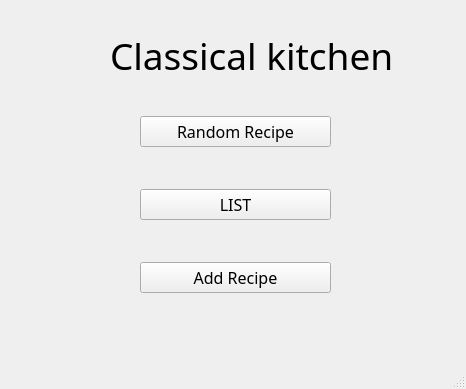
<?xml version="1.0" encoding="UTF-8"?>
<ui version="4.0">
 <class>QMaiWindow</class>
 <widget class="QMainWindow" name="QMaiWindow">
  <property name="geometry">
   <rect>
    <x>0</x>
    <y>0</y>
    <width>466</width>
    <height>389</height>
   </rect>
  </property>
  <property name="windowTitle">
   <string>ClassicalKitchen</string>
  </property>
  <widget class="QWidget" name="centralwidget">
   <widget class="QLabel" name="label">
    <property name="geometry">
     <rect>
      <x>110</x>
      <y>10</y>
      <width>331</width>
      <height>91</height>
     </rect>
    </property>
    <property name="font">
     <font>
      <family>Amethyst</family>
      <pointsize>28</pointsize>
     </font>
    </property>
    <property name="text">
     <string>Classical kitchen</string>
    </property>
    <property name="textFormat">
     <enum>Qt::AutoText</enum>
    </property>
    <property name="scaledContents">
     <bool>false</bool>
    </property>
   </widget>
   <widget class="QWidget" name="verticalLayoutWidget">
    <property name="geometry">
     <rect>
      <x>140</x>
      <y>80</y>
      <width>191</width>
      <height>251</height>
     </rect>
    </property>
    <layout class="QVBoxLayout" name="verticalLayout">
     <item>
      <widget class="QPushButton" name="randomBtn">
       <property name="font">
        <font>
         <family>Britannic Bold</family>
         <pointsize>12</pointsize>
        </font>
       </property>
       <property name="text">
        <string>Random Recipe</string>
       </property>
      </widget>
     </item>
     <item>
      <widget class="QPushButton" name="listBtn">
       <property name="font">
        <font>
         <family>Britannic Bold</family>
         <pointsize>12</pointsize>
        </font>
       </property>
       <property name="text">
        <string>LIST</string>
       </property>
      </widget>
     </item>
     <item>
      <widget class="QPushButton" name="addBtn">
       <property name="font">
        <font>
         <family>Britannic Bold</family>
         <pointsize>12</pointsize>
        </font>
       </property>
       <property name="text">
        <string>Add Recipe</string>
       </property>
      </widget>
     </item>
    </layout>
   </widget>
  </widget>
  <widget class="QMenuBar" name="menubar">
   <property name="geometry">
    <rect>
     <x>0</x>
     <y>0</y>
     <width>466</width>
     <height>21</height>
    </rect>
   </property>
  </widget>
  <widget class="QStatusBar" name="statusbar"/>
 </widget>
 <resources/>
 <connections/>
</ui>
